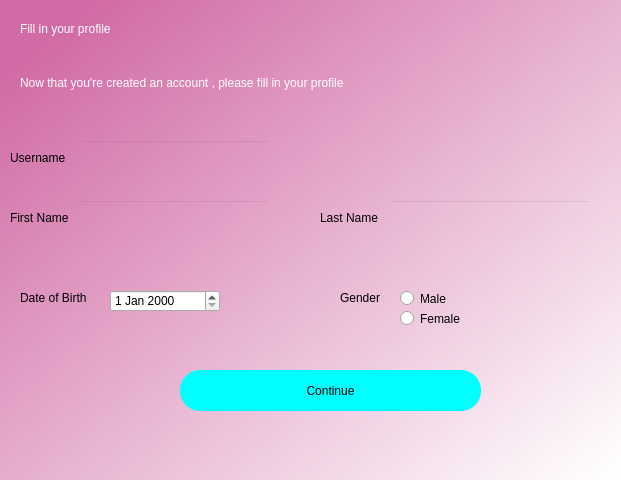
<?xml version="1.0" encoding="UTF-8"?>
<ui version="4.0">
 <class>Dialog</class>
 <widget class="QDialog" name="Dialog">
  <property name="geometry">
   <rect>
    <x>0</x>
    <y>0</y>
    <width>621</width>
    <height>480</height>
   </rect>
  </property>
  <property name="windowTitle">
   <string>Dialog</string>
  </property>
  <widget class="QWidget" name="bgwidget" native="true">
   <property name="geometry">
    <rect>
     <x>0</x>
     <y>-20</y>
     <width>631</width>
     <height>501</height>
    </rect>
   </property>
   <property name="styleSheet">
    <string notr="true">QWidget#bgwidget{
background:qlineargradient(spread:pad, x1:0.091, y1:0.102, x2:0.991, y2:0.977, stop:0 rgba(209, 107, 165, 255), stop:1 rgba(255, 255, 255, 255));}</string>
   </property>
   <widget class="QLabel" name="label">
    <property name="geometry">
     <rect>
      <x>20</x>
      <y>20</y>
      <width>367</width>
      <height>58</height>
     </rect>
    </property>
    <property name="styleSheet">
     <string notr="true">font: 36pt &quot;MS Shell Dlg 2&quot;;color:rgb(255, 255, 255)</string>
    </property>
    <property name="text">
     <string>Fill in your profile</string>
    </property>
   </widget>
   <widget class="QLabel" name="label_2">
    <property name="geometry">
     <rect>
      <x>20</x>
      <y>90</y>
      <width>581</width>
      <height>25</height>
     </rect>
    </property>
    <property name="styleSheet">
     <string notr="true">font: 16pt &quot;MS Shell Dlg 2&quot;;color:rgb(255, 255, 255)</string>
    </property>
    <property name="text">
     <string>Now that you're created an account , please fill in your profile</string>
    </property>
   </widget>
   <widget class="QPushButton" name="continue_2">
    <property name="geometry">
     <rect>
      <x>180</x>
      <y>390</y>
      <width>301</width>
      <height>41</height>
     </rect>
    </property>
    <property name="styleSheet">
     <string notr="true">border-radius:20px;
font: 14pt &quot;MS Shell Dlg 2&quot;;
background-color: rgb(0, 255, 255);
</string>
    </property>
    <property name="text">
     <string>Continue</string>
    </property>
   </widget>
   <widget class="QLineEdit" name="uname">
    <property name="geometry">
     <rect>
      <x>80</x>
      <y>160</y>
      <width>191</width>
      <height>31</height>
     </rect>
    </property>
    <property name="styleSheet">
     <string notr="true">background-color:rgba(0,0,0,0);
font: 12pt &quot;MS Shell Dlg 2&quot;;</string>
    </property>
   </widget>
   <widget class="QLineEdit" name="fname">
    <property name="geometry">
     <rect>
      <x>80</x>
      <y>220</y>
      <width>191</width>
      <height>31</height>
     </rect>
    </property>
    <property name="styleSheet">
     <string notr="true">background-color:rgba(0,0,0,0);
font: 12pt &quot;MS Shell Dlg 2&quot;;</string>
    </property>
   </widget>
   <widget class="QLabel" name="username">
    <property name="geometry">
     <rect>
      <x>10</x>
      <y>170</y>
      <width>61</width>
      <height>16</height>
     </rect>
    </property>
    <property name="styleSheet">
     <string notr="true">font: 10pt &quot;MS Shell Dlg 2&quot;;</string>
    </property>
    <property name="text">
     <string>Username</string>
    </property>
   </widget>
   <widget class="QLabel" name="firstname">
    <property name="geometry">
     <rect>
      <x>10</x>
      <y>230</y>
      <width>61</width>
      <height>16</height>
     </rect>
    </property>
    <property name="styleSheet">
     <string notr="true">font: 10pt &quot;MS Shell Dlg 2&quot;;</string>
    </property>
    <property name="text">
     <string>First Name</string>
    </property>
   </widget>
   <widget class="QLabel" name="error">
    <property name="geometry">
     <rect>
      <x>80</x>
      <y>360</y>
      <width>461</width>
      <height>20</height>
     </rect>
    </property>
    <property name="styleSheet">
     <string notr="true">font: 12pt &quot;MS Shell Dlg 2&quot;;color:red;</string>
    </property>
    <property name="text">
     <string/>
    </property>
   </widget>
   <widget class="QLineEdit" name="lname">
    <property name="geometry">
     <rect>
      <x>390</x>
      <y>220</y>
      <width>201</width>
      <height>31</height>
     </rect>
    </property>
    <property name="styleSheet">
     <string notr="true">background-color:rgba(0,0,0,0);
font: 12pt &quot;MS Shell Dlg 2&quot;;</string>
    </property>
   </widget>
   <widget class="QLabel" name="lastname">
    <property name="geometry">
     <rect>
      <x>320</x>
      <y>230</y>
      <width>60</width>
      <height>16</height>
     </rect>
    </property>
    <property name="styleSheet">
     <string notr="true">font: 10pt &quot;MS Shell Dlg 2&quot;;</string>
    </property>
    <property name="text">
     <string>Last Name</string>
    </property>
   </widget>
   <widget class="QDateEdit" name="dateEdit">
    <property name="geometry">
     <rect>
      <x>110</x>
      <y>310</y>
      <width>110</width>
      <height>22</height>
     </rect>
    </property>
   </widget>
   <widget class="QLabel" name="dateofbirth">
    <property name="geometry">
     <rect>
      <x>20</x>
      <y>310</y>
      <width>71</width>
      <height>16</height>
     </rect>
    </property>
    <property name="styleSheet">
     <string notr="true">font: 10pt &quot;MS Shell Dlg 2&quot;;</string>
    </property>
    <property name="text">
     <string>Date of Birth</string>
    </property>
   </widget>
   <widget class="QLabel" name="gender">
    <property name="geometry">
     <rect>
      <x>340</x>
      <y>310</y>
      <width>41</width>
      <height>16</height>
     </rect>
    </property>
    <property name="styleSheet">
     <string notr="true">font: 10pt &quot;MS Shell Dlg 2&quot;;</string>
    </property>
    <property name="text">
     <string>Gender</string>
    </property>
   </widget>
   <widget class="QRadioButton" name="male">
    <property name="geometry">
     <rect>
      <x>400</x>
      <y>310</y>
      <width>82</width>
      <height>17</height>
     </rect>
    </property>
    <property name="text">
     <string>Male</string>
    </property>
   </widget>
   <widget class="QRadioButton" name="female">
    <property name="geometry">
     <rect>
      <x>400</x>
      <y>330</y>
      <width>82</width>
      <height>17</height>
     </rect>
    </property>
    <property name="text">
     <string>Female</string>
    </property>
   </widget>
   <widget class="QLabel" name="error_2">
    <property name="geometry">
     <rect>
      <x>50</x>
      <y>370</y>
      <width>261</width>
      <height>16</height>
     </rect>
    </property>
    <property name="styleSheet">
     <string notr="true">font: 12pt &quot;MS Shell Dlg 2&quot;;color:red;</string>
    </property>
    <property name="text">
     <string/>
    </property>
   </widget>
  </widget>
 </widget>
 <resources/>
 <connections/>
</ui>
